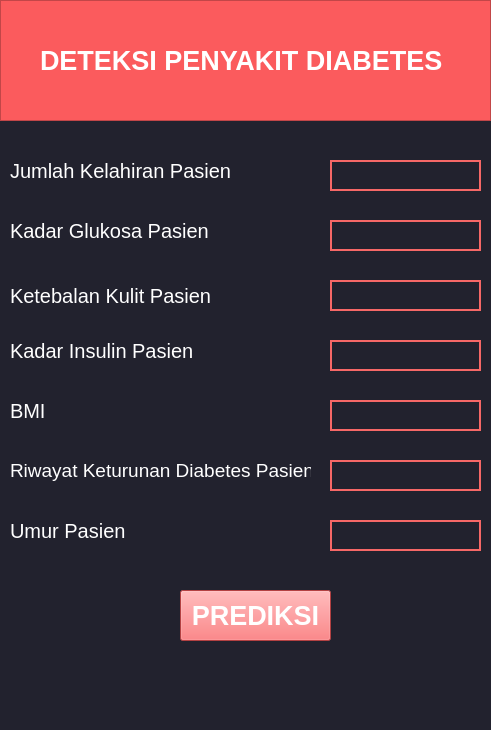
<?xml version="1.0" encoding="UTF-8"?>
<ui version="4.0">
 <class>MainWindow</class>
 <widget class="QMainWindow" name="MainWindow">
  <property name="geometry">
   <rect>
    <x>0</x>
    <y>0</y>
    <width>491</width>
    <height>730</height>
   </rect>
  </property>
  <property name="windowTitle">
   <string>MainWindow</string>
  </property>
  <widget class="QWidget" name="centralwidget">
   <property name="styleSheet">
    <string notr="true">background-color:#22222e</string>
   </property>
   <widget class="QFrame" name="frame">
    <property name="geometry">
     <rect>
      <x>0</x>
      <y>0</y>
      <width>491</width>
      <height>121</height>
     </rect>
    </property>
    <property name="styleSheet">
     <string notr="true">background-color:#fb5b5d</string>
    </property>
    <property name="frameShape">
     <enum>QFrame::StyledPanel</enum>
    </property>
    <property name="frameShadow">
     <enum>QFrame::Raised</enum>
    </property>
    <widget class="QLabel" name="Judul">
     <property name="geometry">
      <rect>
       <x>40</x>
       <y>30</y>
       <width>421</width>
       <height>61</height>
      </rect>
     </property>
     <property name="font">
      <font>
       <pointsize>20</pointsize>
       <weight>75</weight>
       <italic>false</italic>
       <bold>true</bold>
       <strikeout>false</strikeout>
      </font>
     </property>
     <property name="styleSheet">
      <string notr="true">color:white</string>
     </property>
     <property name="text">
      <string>DETEKSI PENYAKIT DIABETES</string>
     </property>
    </widget>
   </widget>
   <widget class="QLabel" name="label_2">
    <property name="geometry">
     <rect>
      <x>10</x>
      <y>160</y>
      <width>221</width>
      <height>21</height>
     </rect>
    </property>
    <property name="font">
     <font>
      <pointsize>15</pointsize>
      <weight>50</weight>
      <italic>false</italic>
      <bold>false</bold>
      <strikeout>false</strikeout>
     </font>
    </property>
    <property name="styleSheet">
     <string notr="true">color:white</string>
    </property>
    <property name="text">
     <string>Jumlah Kelahiran Pasien</string>
    </property>
   </widget>
   <widget class="QLabel" name="label_3">
    <property name="geometry">
     <rect>
      <x>10</x>
      <y>220</y>
      <width>201</width>
      <height>21</height>
     </rect>
    </property>
    <property name="font">
     <font>
      <pointsize>15</pointsize>
      <weight>50</weight>
      <italic>false</italic>
      <bold>false</bold>
      <strikeout>false</strikeout>
     </font>
    </property>
    <property name="styleSheet">
     <string notr="true">color:white</string>
    </property>
    <property name="text">
     <string>Kadar Glukosa Pasien</string>
    </property>
   </widget>
   <widget class="QLabel" name="label_4">
    <property name="geometry">
     <rect>
      <x>10</x>
      <y>280</y>
      <width>201</width>
      <height>31</height>
     </rect>
    </property>
    <property name="font">
     <font>
      <pointsize>15</pointsize>
      <weight>50</weight>
      <italic>false</italic>
      <bold>false</bold>
      <strikeout>false</strikeout>
     </font>
    </property>
    <property name="styleSheet">
     <string notr="true">color:white</string>
    </property>
    <property name="text">
     <string>Ketebalan Kulit Pasien</string>
    </property>
   </widget>
   <widget class="QLabel" name="label_5">
    <property name="geometry">
     <rect>
      <x>10</x>
      <y>340</y>
      <width>191</width>
      <height>21</height>
     </rect>
    </property>
    <property name="font">
     <font>
      <pointsize>15</pointsize>
      <weight>50</weight>
      <italic>false</italic>
      <bold>false</bold>
      <strikeout>false</strikeout>
     </font>
    </property>
    <property name="styleSheet">
     <string notr="true">color:white</string>
    </property>
    <property name="text">
     <string>Kadar Insulin Pasien</string>
    </property>
   </widget>
   <widget class="QLabel" name="label_6">
    <property name="geometry">
     <rect>
      <x>10</x>
      <y>400</y>
      <width>41</width>
      <height>21</height>
     </rect>
    </property>
    <property name="font">
     <font>
      <pointsize>15</pointsize>
      <weight>50</weight>
      <italic>false</italic>
      <bold>false</bold>
      <strikeout>false</strikeout>
     </font>
    </property>
    <property name="styleSheet">
     <string notr="true">color:white</string>
    </property>
    <property name="text">
     <string>BMI</string>
    </property>
   </widget>
   <widget class="QLabel" name="label_7">
    <property name="geometry">
     <rect>
      <x>10</x>
      <y>460</y>
      <width>301</width>
      <height>21</height>
     </rect>
    </property>
    <property name="font">
     <font>
      <pointsize>14</pointsize>
      <weight>50</weight>
      <italic>false</italic>
      <bold>false</bold>
      <strikeout>false</strikeout>
     </font>
    </property>
    <property name="layoutDirection">
     <enum>Qt::LeftToRight</enum>
    </property>
    <property name="styleSheet">
     <string notr="true">color:white</string>
    </property>
    <property name="text">
     <string>Riwayat Keturunan Diabetes Pasien</string>
    </property>
   </widget>
   <widget class="QLabel" name="label_8">
    <property name="geometry">
     <rect>
      <x>10</x>
      <y>520</y>
      <width>121</width>
      <height>21</height>
     </rect>
    </property>
    <property name="font">
     <font>
      <pointsize>15</pointsize>
      <weight>50</weight>
      <italic>false</italic>
      <bold>false</bold>
      <strikeout>false</strikeout>
     </font>
    </property>
    <property name="styleSheet">
     <string notr="true">color:white</string>
    </property>
    <property name="text">
     <string>Umur Pasien</string>
    </property>
   </widget>
   <widget class="QLineEdit" name="kelahiran">
    <property name="geometry">
     <rect>
      <x>330</x>
      <y>160</y>
      <width>151</width>
      <height>31</height>
     </rect>
    </property>
    <property name="styleSheet">
     <string notr="true">background-color: #22222e;
border: 2px solid #f66867;
border-radius: 30;
color: white</string>
    </property>
    <property name="text">
     <string/>
    </property>
   </widget>
   <widget class="QLineEdit" name="glukosa">
    <property name="geometry">
     <rect>
      <x>330</x>
      <y>220</y>
      <width>151</width>
      <height>31</height>
     </rect>
    </property>
    <property name="styleSheet">
     <string notr="true">background-color: #22222e;
border: 2px solid #f66867;
border-radius: 30;
color: white</string>
    </property>
    <property name="alignment">
     <set>Qt::AlignCenter</set>
    </property>
   </widget>
   <widget class="QLineEdit" name="tebal_kulit">
    <property name="geometry">
     <rect>
      <x>330</x>
      <y>280</y>
      <width>151</width>
      <height>31</height>
     </rect>
    </property>
    <property name="styleSheet">
     <string notr="true">background-color: #22222e;
border: 2px solid #f66867;
border-radius: 30;
color: white</string>
    </property>
    <property name="alignment">
     <set>Qt::AlignCenter</set>
    </property>
   </widget>
   <widget class="QLineEdit" name="insulin">
    <property name="geometry">
     <rect>
      <x>330</x>
      <y>340</y>
      <width>151</width>
      <height>31</height>
     </rect>
    </property>
    <property name="styleSheet">
     <string notr="true">background-color: #22222e;
border: 2px solid #f66867;
border-radius: 30;
color: white</string>
    </property>
    <property name="alignment">
     <set>Qt::AlignCenter</set>
    </property>
   </widget>
   <widget class="QLineEdit" name="bmi">
    <property name="geometry">
     <rect>
      <x>330</x>
      <y>400</y>
      <width>151</width>
      <height>31</height>
     </rect>
    </property>
    <property name="styleSheet">
     <string notr="true">background-color: #22222e;
border: 2px solid #f66867;
border-radius: 30;
color: white</string>
    </property>
    <property name="alignment">
     <set>Qt::AlignCenter</set>
    </property>
   </widget>
   <widget class="QLineEdit" name="riwayat">
    <property name="geometry">
     <rect>
      <x>330</x>
      <y>460</y>
      <width>151</width>
      <height>31</height>
     </rect>
    </property>
    <property name="cursor">
     <cursorShape>ArrowCursor</cursorShape>
    </property>
    <property name="styleSheet">
     <string notr="true">background-color: #22222e;
border: 2px solid #f66867;
border-radius: 30;
color: white</string>
    </property>
    <property name="alignment">
     <set>Qt::AlignCenter</set>
    </property>
   </widget>
   <widget class="QLineEdit" name="umur">
    <property name="geometry">
     <rect>
      <x>330</x>
      <y>520</y>
      <width>151</width>
      <height>31</height>
     </rect>
    </property>
    <property name="styleSheet">
     <string notr="true">background-color: #22222e;
border: 2px solid #f66867;
border-radius: 30;
color: white</string>
    </property>
    <property name="alignment">
     <set>Qt::AlignCenter</set>
    </property>
   </widget>
   <widget class="QPushButton" name="prediksi">
    <property name="geometry">
     <rect>
      <x>180</x>
      <y>590</y>
      <width>151</width>
      <height>51</height>
     </rect>
    </property>
    <property name="font">
     <font>
      <pointsize>20</pointsize>
      <weight>75</weight>
      <bold>true</bold>
     </font>
    </property>
    <property name="styleSheet">
     <string notr="true">color:white;
background-color: #fb5b5d</string>
    </property>
    <property name="text">
     <string>PREDIKSI</string>
    </property>
   </widget>
  </widget>
 </widget>
 <resources/>
 <connections/>
</ui>
